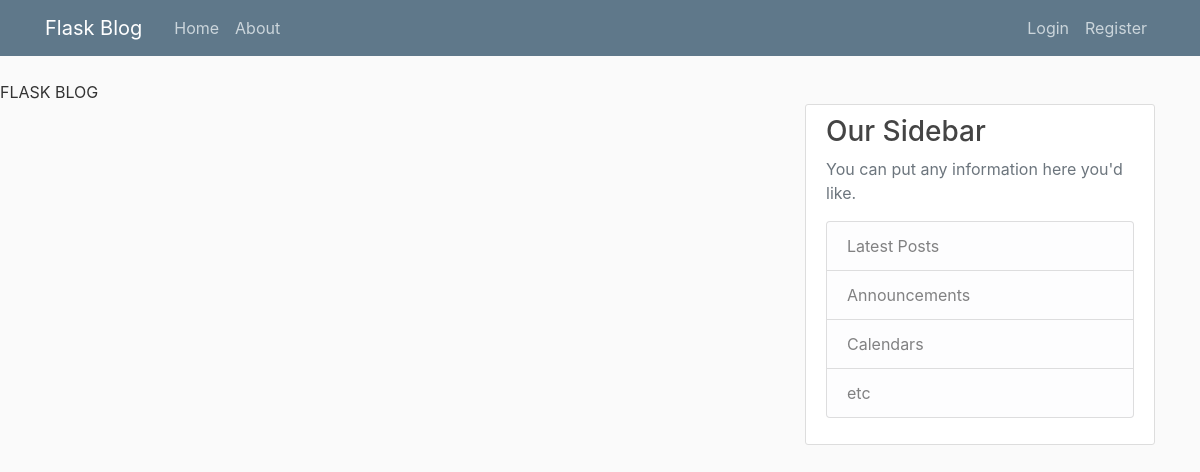
The app's page /home, older data.
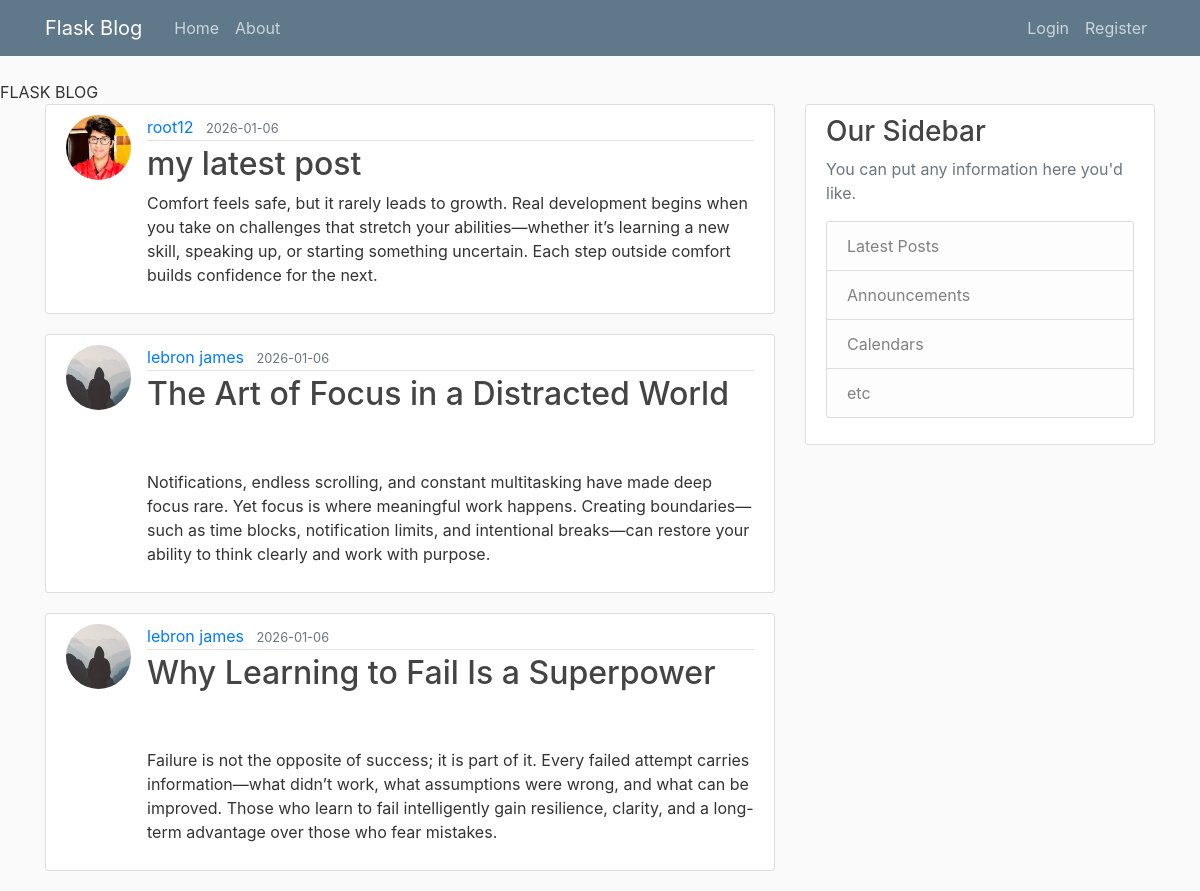
The same page, newer data.
### app/models.py (models this page shows, shortened)
class Post(db.Model):
        id=db.Column(db.Integer,primary_key=True)
        title=db.Column(db.String(100),nullable=False)
        date_posted=db.Column(db.DateTime,nullable=False,default=datetime.utcnow)
        content=db.Column(db.Text,nullable=False)
        user_id=db.Column(db.Integer,db.ForeignKey('user.id'),nullable=False)

class User(db.Model,UserMixin):#usermixin is used to add flask login functionality to the suer model
    id=db.Column(db.Integer,primary_key=True)
    username=db.Column(db.String(20),unique=True,nullable=False)
    email=db.Column(db.String(120),unique=True,nullable=False)
    image_file=db.Column(db.String(20),nullable=False,default='default.jpeg')
    password=db.Column(db.String(60),nullable=False)
    posts=db.relationship('Post',backref='author',lazy=True) # we use this to create relationship between user and post like one to many relationship and the backref is used to add a column tto the post table which will reference the user who created the post and lazy is used to tell sqlalchemy when to load the data from the database

### app/routes.py (the view)
@app.route('/')
@app.route('/home')
def home():
    page=request.args.get('page',1,type=int) #this is to target the page number from the url and if there is no page no provided it will default to 1
    posts=Post.query.order_by(Post.date_posted.desc()).paginate(page=page, per_page=3)
    return render_template('home.html',posts=posts)

### app/templates/home.html
{% extends "layout.html" %}
{% block content %}
{% for post in posts %}
<article class="media content-section">
    <img class="rounded-circle article-img"
        src="{{ url_for('static', filename='profile_pics/' + post.author.image_file) }}">
    <div class="media-body">
        <div class="article-metadata">
            <a class="mr-2" href="#">{{ post.author.username }}</a>
            <small class="text-muted">{{ post.date_posted.strftime('%Y-%m-%d') }}</small>
        </div>
        <h2><a class="article-title" href="{{ url_for('post',post_id=post.id)}}">{{ post.title }}</a></h2>
        <p class="article-content">{{ post.content }}</p>
    </div>
</article>
{% endfor %}
{% endblock content %}

### app/templates/layout.html (shortened to what this page needs)
<!DOCTYPE html>
<html lang="en">
<head>
    <link rel="stylesheet" href="https://maxcdn.bootstrapcdn.com/bootstrap/4.0.0/css/bootstrap.min.css"
>
    <link rel="stylesheet" type="text/css" href="{{ url_for('static',filename='main.css')}}" {% if title %} <title>FLASK
    BLOG -{{ title }}</title>
    {% else %}
    <title>FLASK BLOG </title>
    {% endif %}
</head>
<body>
    <header class="site-header">
        <nav class="navbar navbar-expand-md navbar-dark bg-steel fixed-top">
            <div class="container">
                <a class="navbar-brand mr-4" href="/">Flask Blog</a>
                <div class="collapse navbar-collapse" id="navbarToggle">
                    <div class="navbar-nav mr-auto">
                        <a class="nav-item nav-link" href="{{ url_for('home') }}">Home</a>
                        <a class="nav-item nav-link" href="{{ url_for('about') }}">About</a>
                    </div>
                    <div class="navbar-nav">
                        {% if current_user.is_authenticated %}
                        <a class="nav-item nav-link" href="{{ url_for('new_post') }}">NEW POST</a>
                        <a class="nav-item nav-link" href="{{ url_for('account') }}">Account</a>
                        <a class="nav-item nav-link" href="{{ url_for('logout') }}">Logout</a>
                        {% else %}
                        <a class="nav-item nav-link" href="{{ url_for('login') }}">Login</a>
                        <a class="nav-item nav-link" href="{{ url_for('register') }}">Register</a>
                        {% endif %}
                    </div>
                </div>
            </div>
        </nav>
    </header>
    <main role="main" class="container">
        <div class="row">
            <div class="col-md-8">
                {% block content %}{% endblock %}
            </div>
            <div class="col-md-4">
                <div class="content-section">
                    <h3>Our Sidebar</h3>
                    <p class='text-muted'>You can put any information here you'd like.
                    <ul class="list-group">
                        <li class="list-group-item list-group-item-light">Latest Posts</li>
                        <li class="list-group-item list-group-item-light">Announcements</li>
                        <li class="list-group-item list-group-item-light">Calendars</li>
                        <li class="list-group-item list-group-item-light">etc</li>
                    </ul>
                    </p>
                </div>
            </div>
        </div>
    </main>
</body>
</html>

### app/static/main.css (style rules this page uses)
body { background: #fafafa; color: #333333; margin-top: 5rem; }
h1, h2, h3, h4, h5, h6 { color: #444444; }
.bg-steel { background-color: #5f788a; }
.site-header .navbar-nav .nav-link { color: #cbd5db; }
.content-section { background: #ffffff; padding: 10px 20px; border: 1px solid #dddddd; border-radius: 3px; margin-bottom: 20px; }
.article-title { color: #444444; }
.article-content { white-space: pre-line; }
.article-img { height: 65px; width: 65px; margin-right: 16px; }
.article-metadata { padding-bottom: 1px; margin-bottom: 4px; border-bottom: 1px solid #e3e3e3 }

Row changes from the older to the newer data that the page shows:
added Post: image_file (picture), author.username "root12", date_posted "2026-01-06", title "my latest post", content "Comfort feels safe, but it rarely leads to growth. Real development begins when you take on challenges that stretch your abilities—whether it’s learning a new skill, speaking up, or starting something uncertain. Each step outside comfort builds confidence for the next."
added Post: image_file (placeholder picture), author.username "lebron james", date_posted "2026-01-06", title "The Art of Focus in a Distracted World", content "Notifications, endless scrolling, and constant multitasking have made deep focus rare. Yet focus is where meaningful work happens. Creating boundaries—such as time blocks, notification limits, and intentional breaks—can restore your ability to think clearly and work with purpose."
added Post: image_file (placeholder picture), author.username "lebron james", date_posted "2026-01-06", title "Why Learning to Fail Is a Superpower", content "Failure is not the opposite of success; it is part of it. Every failed attempt carries information—what didn’t work, what assumptions were wrong, and what can be improved. Those who learn to fail intelligently gain resilience, clarity, and a long-term advantage over those who fear mistakes."
